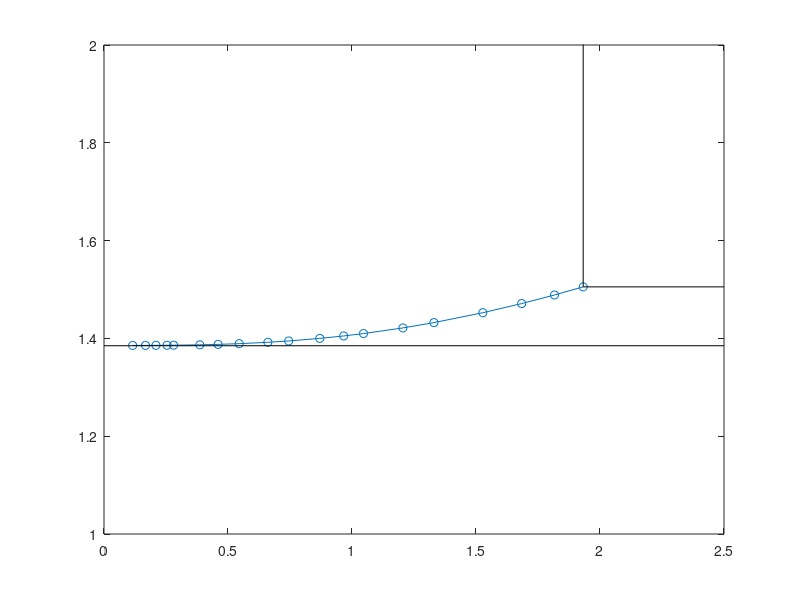

The MATLAB source for this figure:
% Look at catagory-edited.pdf to see what this file is for
clear
load K_lambda
K2 = 3*sqrt(2*pi)*hprime_data(1,:);
plot(K,K2,'o-')

hold on
plot([0,2.5],1.385*[1,1],'k')

plot([1.9322,2.5],1.5054*[1,1],'k')
plot(1.9322*[1,1],[1.5054,2.5],'k')

axis([0,2.5,1,2])
